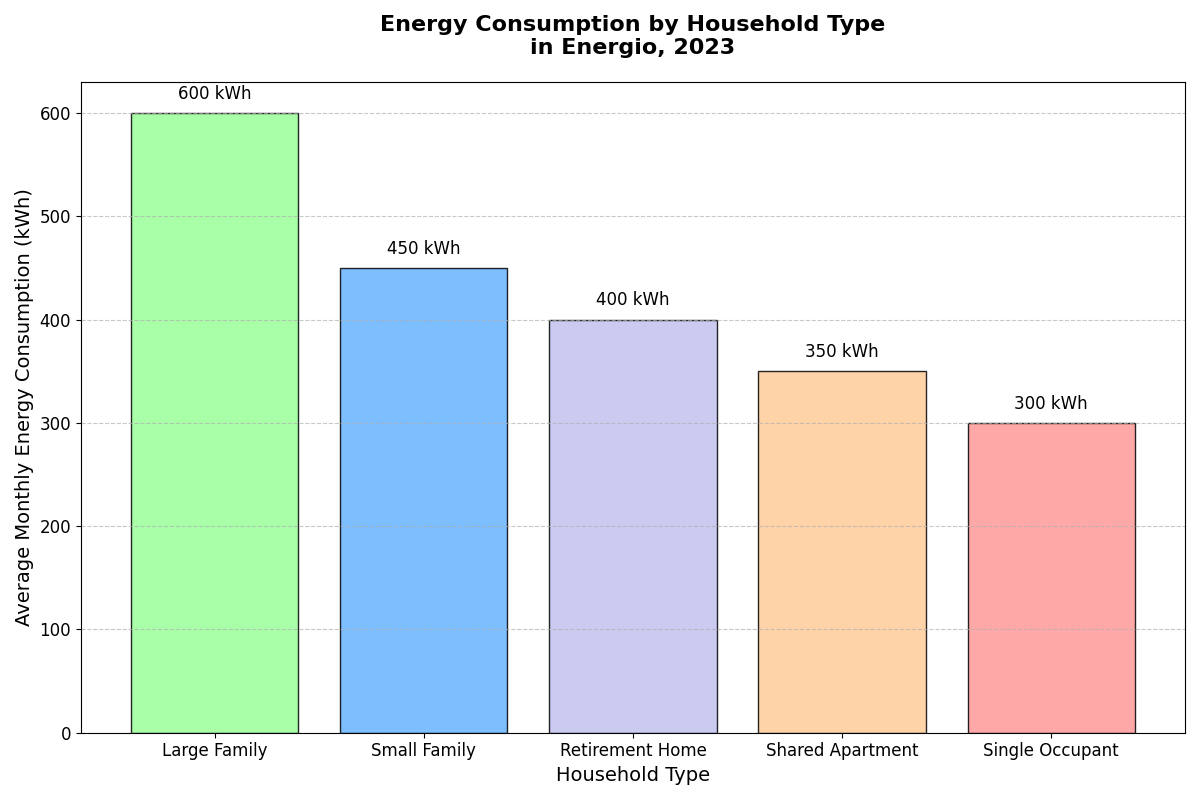

This figure's Python source:
import matplotlib.pyplot as plt
import numpy as np

# Data: Average monthly energy consumption (in kWh) by household type
household_types = [
    "Large Family", "Small Family", "Retirement Home", "Shared Apartment", "Single Occupant"
]
energy_consumption = [
    600, 450, 400, 350, 300
]

# Create a figure and axis
fig, ax = plt.subplots(figsize=(12, 8))

# Create the base unstacked bar chart
bars = ax.bar(household_types, energy_consumption, color=['#99ff99','#66b3ff','#c2c2f0','#ffcc99','#ff9999'], edgecolor='black', alpha=0.85)

# Annotate each bar with the consumption values
for bar in bars:
    yval = bar.get_height()
    ax.text(bar.get_x() + bar.get_width()/2, yval + 10, f'{yval} kWh', ha='center', va='bottom', fontsize=12)

# Title and labels
ax.set_title('Energy Consumption by Household Type\nin Energio, 2023', fontsize=16, weight='bold', pad=20)
ax.set_xlabel('Household Type', fontsize=14)
ax.set_ylabel('Average Monthly Energy Consumption (kWh)', fontsize=14)

# Customize grid and tick parameters for better readability
ax.yaxis.grid(True, linestyle='--', alpha=0.7)
ax.tick_params(axis='x', labelsize=12)
ax.tick_params(axis='y', labelsize=12)

# Automatically adjust the layout to prevent overlapping
plt.tight_layout()

# Display the plot
plt.show()
